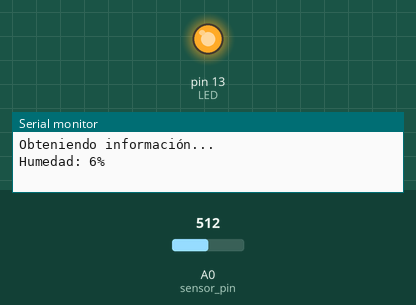
Simulated run of this sketch. Board: Arduino Uno, built with avr-gcc and run on an emulated ATmega328P. Shown: output pins drawn as LEDs (lit = HIGH), the last lines printed to the serial monitor. Inputs (shaded band) come from the test bench; at power-on: A0 (sensor_pin) = 512.

Above: at 3.2 s.
3.3 s: A0 (sensor_pin) set to 396
5.3 s: A0 (sensor_pin) set to 372
At 7.7 s:
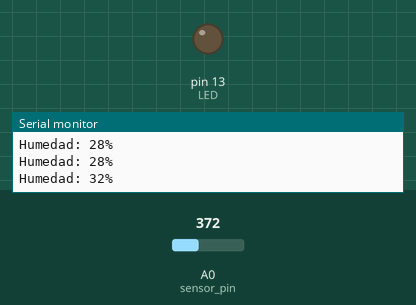
8.0 s: A0 (sensor_pin) set to 511
At 8.8 s:
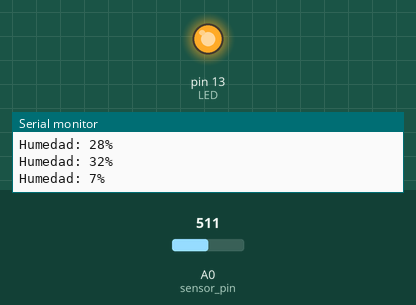
10.0 s: A0 (sensor_pin) set to 306
At 12.3 s:
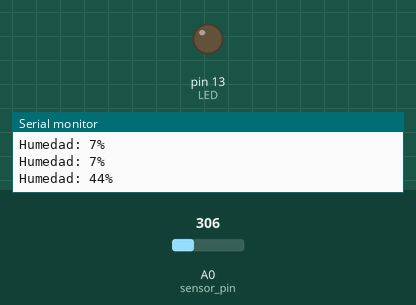
Timing chart, 0 to 13.5 s (numbered marks = the images above; inputs shaded):
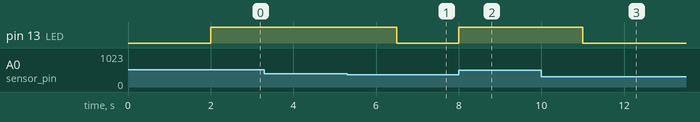

The sketch:

scrpit.ino
```cpp
#define LED 13

int sensor_pin = A0;
int output_value;

void setup() {
  Serial.begin(9600);
  Serial.println("Obteniendo información...");
  delay(2000);
  pinMode(LED, OUTPUT);
}

void loop() {
  output_value = analogRead(sensor_pin);

  output_value = map(output_value, 550, 0, 0, 100);

  if(output_value < 30) {
    digitalWrite(LED, HIGH);
  } else {
    digitalWrite(LED, LOW);
  }

  Serial.print("Humedad: ");
  Serial.print(output_value);
  Serial.println("%");

  delay(1500);
}
```

Measured:
- the behaviour switches between 386 and 385 on A0 (sensor_pin) (found by bisection; images 0 and 1)
- after the input at 5.3 s, pin 13 (LED): HIGH → LOW after 1.2 s
- after the input at 8.0 s, pin 13 (LED): LOW → HIGH at once
- after the input at 10.0 s, pin 13 (LED): HIGH → LOW after 1.0 s
